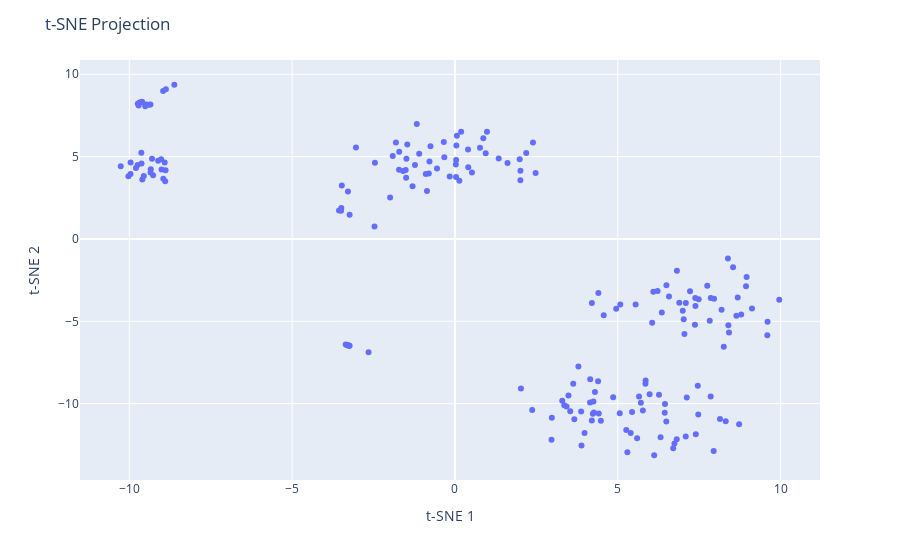

Here is the notebook cell this chart was saved with:
### Markdown cell above
Second step DR: tSNE

### Code cell
import plotly.express as px
import pandas as pd
from sklearn.manifold import TSNE

# two-step DR: PCA+tSNE
df_tsne2 = df_pivot.drop(columns=['UMAP1', 'UMAP2', 'nodeId'])
tsne = TSNE(n_components=2, random_state=42)
embedding = tsne.fit_transform(df_tsne2)

df_pivot['tSNE1'] = embedding[:, 0]
df_pivot['tSNE2'] = embedding[:, 1]

fig = px.scatter(df_pivot, x='tSNE1', y='tSNE2', hover_data={'nodeId': True})

fig.update_layout(title="t-SNE Projection",
                  xaxis_title="t-SNE 1",
                  yaxis_title="t-SNE 2")

fig.show()

### Figure 1 — Plotly figure (JSON) as saved in the notebook; plotly's stock layout.template omitted (floating-point values rounded to 4 significant figures; data arrays with more than 128 entries replaced by an {"elided": "..."} marker saying what was removed)
{"data": [{"customdata": {"elided": "195x1 str values"}, "hovertemplate": "tSNE1=%{x}<br>tSNE2=%{y}<br>nodeId=%{customdata[0]}<extra></extra>", "legendgroup": "", "marker": {"color": "#636efa", "symbol": "circle"}, "mode": "markers", "name": "", "orientation": "v", "showlegend": false, "type": "scatter", "x": {"elided": "195 float values"}, "xaxis": "x", "y": {"elided": "195 float values"}, "yaxis": "y"}], "layout": {"legend": {"tracegroupgap": 0}, "margin": {"t": 60}, "title": {"text": "t-SNE Projection"}, "xaxis": {"anchor": "y", "domain": [0, 1], "title": {"text": "t-SNE 1"}}, "yaxis": {"anchor": "x", "domain": [0, 1], "title": {"text": "t-SNE 2"}}}}
